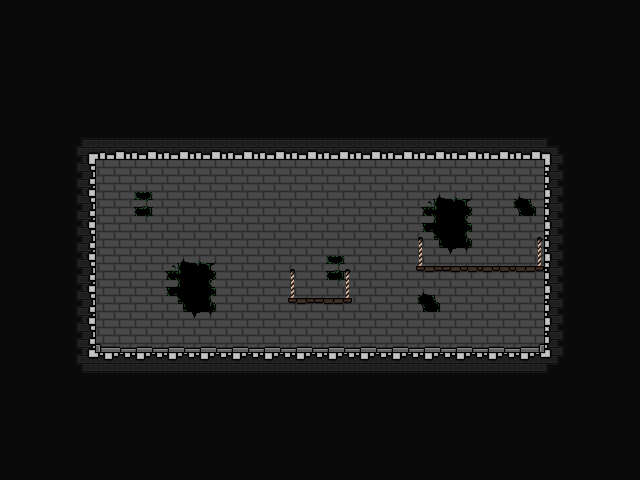

The image is a tile-based game level rendered from a .tmx file. Its description and complete source (layers, tilesets, objects, tile grids) follow:
An orthogonal 20x15 tile map with 32x32 px tiles, 4 tile layers (Background, Walls, Platforms, PlatformsPlaceholder), 3 tilesets and 13 objects.

<map version="1.9" tiledversion="1.9.2" orientation="orthogonal" renderorder="left-up" width="20" height="15" tilewidth="32" tileheight="32" infinite="0" nextlayerid="19" nextobjectid="28">
 <editorsettings>
  <export target="../JSON/map_floor_02.tmj" format="json" />
 </editorsettings>
 <tileset firstgid="1" name="prototype_tileset" tilewidth="32" tileheight="32" tilecount="128" columns="16">
  <image source="../prototype_tileset.png" width="512" height="256" />
 </tileset>
 <tileset firstgid="129" name="playerSketch" tilewidth="32" tileheight="32" tilecount="16" columns="8">
  <image source="../../../Documentation/Recherches/playerSketch.png" width="256" height="64" />
 </tileset>
 <tileset firstgid="145" name="tileset" tilewidth="32" tileheight="32" tilecount="64" columns="8">
  <image source="../tileset.png" width="256" height="256" />
  <tile id="0">
   <properties>
    <property name="collides" type="bool" value="true" />
   </properties>
  </tile>
  <tile id="1">
   <properties>
    <property name="collides" type="bool" value="true" />
   </properties>
  </tile>
  <tile id="2">
   <properties>
    <property name="collides" type="bool" value="true" />
   </properties>
  </tile>
  <tile id="3">
   <properties>
    <property name="collides" type="bool" value="false" />
   </properties>
  </tile>
  <tile id="4">
   <properties>
    <property name="collides" type="bool" value="false" />
   </properties>
  </tile>
  <tile id="5">
   <properties>
    <property name="collides" type="bool" value="false" />
   </properties>
  </tile>
  <tile id="6">
   <properties>
    <property name="collides" type="bool" value="false" />
   </properties>
  </tile>
  <tile id="7">
   <properties>
    <property name="collides" type="bool" value="false" />
   </properties>
  </tile>
  <tile id="8">
   <properties>
    <property name="collides" type="bool" value="true" />
   </properties>
  </tile>
  <tile id="9">
   <properties>
    <property name="collides" type="bool" value="false" />
   </properties>
  </tile>
  <tile id="10">
   <properties>
    <property name="collides" type="bool" value="true" />
   </properties>
  </tile>
  <tile id="11">
   <properties>
    <property name="collides" type="bool" value="false" />
   </properties>
  </tile>
  <tile id="12">
   <properties>
    <property name="collides" type="bool" value="false" />
   </properties>
  </tile>
  <tile id="13">
   <properties>
    <property name="collides" type="bool" value="false" />
   </properties>
  </tile>
  <tile id="14">
   <properties>
    <property name="collides" type="bool" value="false" />
   </properties>
  </tile>
  <tile id="15">
   <properties>
    <property name="collides" type="bool" value="false" />
   </properties>
  </tile>
  <tile id="16">
   <properties>
    <property name="collides" type="bool" value="true" />
   </properties>
  </tile>
  <tile id="17">
   <properties>
    <property name="collides" type="bool" value="true" />
   </properties>
  </tile>
  <tile id="18">
   <properties>
    <property name="collides" type="bool" value="true" />
   </properties>
  </tile>
  <tile id="19">
   <properties>
    <property name="collides" type="bool" value="false" />
   </properties>
  </tile>
  <tile id="20">
   <properties>
    <property name="collides" type="bool" value="false" />
   </properties>
  </tile>
  <tile id="21">
   <properties>
    <property name="collides" type="bool" value="false" />
   </properties>
  </tile>
  <tile id="22">
   <properties>
    <property name="collides" type="bool" value="false" />
   </properties>
  </tile>
  <tile id="23">
   <properties>
    <property name="collides" type="bool" value="false" />
   </properties>
  </tile>
  <tile id="24">
   <properties>
    <property name="collides" type="bool" value="false" />
   </properties>
  </tile>
  <tile id="25">
   <properties>
    <property name="collides" type="bool" value="false" />
   </properties>
  </tile>
  <tile id="26">
   <properties>
    <property name="collides" type="bool" value="false" />
   </properties>
  </tile>
  <tile id="27">
   <properties>
    <property name="collides" type="bool" value="false" />
   </properties>
  </tile>
  <tile id="28">
   <properties>
    <property name="collides" type="bool" value="false" />
   </properties>
  </tile>
  <tile id="29">
   <properties>
    <property name="collides" type="bool" value="false" />
   </properties>
  </tile>
  <tile id="30">
   <properties>
    <property name="collides" type="bool" value="false" />
   </properties>
  </tile>
  <tile id="31">
   <properties>
    <property name="collides" type="bool" value="false" />
   </properties>
  </tile>
  <tile id="32">
   <properties>
    <property name="collides" type="bool" value="false" />
   </properties>
  </tile>
  <tile id="33">
   <properties>
    <property name="collides" type="bool" value="false" />
   </properties>
  </tile>
  <tile id="34">
   <properties>
    <property name="collides" type="bool" value="false" />
   </properties>
  </tile>
  <tile id="35">
   <properties>
    <property name="collides" type="bool" value="false" />
   </properties>
  </tile>
  <tile id="36">
   <properties>
    <property name="collides" type="bool" value="false" />
   </properties>
  </tile>
  <tile id="37">
   <properties>
    <property name="collides" type="bool" value="false" />
   </properties>
  </tile>
  <tile id="38">
   <properties>
    <property name="collides" type="bool" value="false" />
   </properties>
  </tile>
  <tile id="39">
   <properties>
    <property name="collides" type="bool" value="false" />
   </properties>
  </tile>
  <tile id="40">
   <properties>
    <property name="collides" type="bool" value="false" />
   </properties>
  </tile>
  <tile id="41">
   <properties>
    <property name="collides" type="bool" value="false" />
   </properties>
  </tile>
  <tile id="42">
   <properties>
    <property name="collides" type="bool" value="false" />
   </properties>
  </tile>
  <tile id="43">
   <properties>
    <property name="collides" type="bool" value="false" />
   </properties>
  </tile>
  <tile id="44">
   <properties>
    <property name="collides" type="bool" value="false" />
   </properties>
  </tile>
  <tile id="45">
   <properties>
    <property name="collides" type="bool" value="false" />
   </properties>
  </tile>
  <tile id="46">
   <properties>
    <property name="collides" type="bool" value="false" />
   </properties>
  </tile>
  <tile id="47">
   <properties>
    <property name="collides" type="bool" value="false" />
   </properties>
  </tile>
  <tile id="48">
   <properties>
    <property name="collides" type="bool" value="false" />
   </properties>
  </tile>
  <tile id="49">
   <properties>
    <property name="collides" type="bool" value="false" />
   </properties>
  </tile>
  <tile id="50">
   <properties>
    <property name="collides" type="bool" value="false" />
   </properties>
  </tile>
  <tile id="51">
   <properties>
    <property name="collides" type="bool" value="false" />
   </properties>
  </tile>
  <tile id="52">
   <properties>
    <property name="collides" type="bool" value="false" />
   </properties>
  </tile>
  <tile id="53">
   <properties>
    <property name="collides" type="bool" value="false" />
   </properties>
  </tile>
  <tile id="54">
   <properties>
    <property name="collides" type="bool" value="false" />
   </properties>
  </tile>
  <tile id="55">
   <properties>
    <property name="collides" type="bool" value="false" />
   </properties>
  </tile>
  <tile id="56">
   <properties>
    <property name="collides" type="bool" value="false" />
   </properties>
  </tile>
  <tile id="57">
   <properties>
    <property name="collides" type="bool" value="false" />
   </properties>
  </tile>
  <tile id="58">
   <properties>
    <property name="collides" type="bool" value="false" />
   </properties>
  </tile>
  <tile id="59">
   <properties>
    <property name="collides" type="bool" value="false" />
   </properties>
  </tile>
  <tile id="60">
   <properties>
    <property name="collides" type="bool" value="false" />
   </properties>
  </tile>
  <tile id="61">
   <properties>
    <property name="collides" type="bool" value="false" />
   </properties>
  </tile>
  <tile id="62">
   <properties>
    <property name="collides" type="bool" value="false" />
   </properties>
  </tile>
  <tile id="63">
   <properties>
    <property name="collides" type="bool" value="false" />
   </properties>
  </tile>
 </tileset>
 <layer id="14" name="Background" width="20" height="15">
  <data encoding="csv">
154,154,154,154,154,154,154,154,154,154,154,154,154,154,154,154,154,154,154,154,
154,154,154,154,154,154,154,154,154,154,154,154,154,154,154,154,154,154,154,154,
154,154,154,154,154,154,154,154,154,154,154,154,154,154,154,154,154,154,154,154,
154,154,154,154,154,154,154,154,154,154,154,154,154,154,154,154,154,154,154,154,
154,154,154,154,154,154,154,154,154,154,154,154,154,154,154,154,154,154,154,154,
154,154,154,0,0,0,0,0,0,0,0,0,0,0,0,0,0,154,154,154,
154,154,154,0,0,0,0,0,0,0,0,0,0,0,0,0,0,154,154,154,
154,154,154,0,0,0,0,0,0,0,0,0,0,0,0,0,0,154,154,154,
154,154,154,0,0,0,0,0,0,0,0,0,0,0,0,0,0,154,154,154,
154,154,154,0,0,0,0,0,0,0,0,0,0,0,0,0,0,154,154,154,
154,154,154,0,0,0,0,0,0,0,0,0,0,0,0,0,0,154,154,154,
154,154,154,154,154,154,154,154,154,154,154,154,154,154,154,154,154,154,154,154,
154,154,154,154,154,154,154,154,154,154,154,154,154,154,154,154,154,154,154,154,
154,154,154,154,154,154,154,154,154,154,154,154,154,154,154,154,154,154,154,154,
154,154,154,154,154,154,154,154,154,154,154,154,154,154,154,154,154,154,154,154
</data>
 </layer>
 <layer id="3" name="Walls" width="20" height="15">
  <data encoding="csv">
0,0,0,0,0,0,0,0,0,0,0,0,0,0,0,0,0,0,0,0,
0,0,0,0,0,0,0,0,0,0,0,0,0,0,0,0,0,0,0,0,
0,0,0,0,0,0,0,0,0,0,0,0,0,0,0,0,0,0,0,0,
0,0,0,0,0,0,0,0,0,0,0,0,0,0,0,0,0,0,0,0,
0,0,0,0,0,0,0,0,0,0,0,0,0,0,0,0,0,0,0,0,
0,0,0,149,149,149,149,149,149,149,149,149,149,149,149,149,149,0,0,0,
0,0,0,149,150,149,149,149,149,149,149,149,149,151,152,149,148,0,0,0,
0,0,0,149,149,149,149,149,149,149,149,149,149,159,160,149,149,0,0,0,
0,0,0,149,149,151,152,149,149,149,150,149,149,149,149,149,149,0,0,0,
0,0,0,149,149,159,160,149,149,149,149,149,149,148,149,149,149,0,0,0,
0,0,0,156,157,157,157,157,157,157,157,157,157,157,157,157,158,0,0,0,
0,0,0,0,0,0,0,0,0,0,0,0,0,0,0,0,0,0,0,0,
0,0,0,0,0,0,0,0,0,0,0,0,0,0,0,0,0,0,0,0,
0,0,0,0,0,0,0,0,0,0,0,0,0,0,0,0,0,0,0,0,
0,0,0,0,0,0,0,0,0,0,0,0,0,0,0,0,0,0,0,0
</data>
 </layer>
 <layer id="13" name="Platforms" width="20" height="15">
  <data encoding="csv">
0,0,0,0,0,0,0,0,0,0,0,0,0,0,0,0,0,0,0,0,
0,0,0,0,0,0,0,0,0,0,0,0,0,0,0,0,0,0,0,0,
0,0,0,0,0,0,0,0,0,0,0,0,0,0,0,0,0,0,0,0,
0,0,0,0,0,0,0,0,0,0,0,0,0,0,0,0,0,0,0,0,
0,0,145,146,146,146,146,146,146,146,146,146,146,146,146,146,146,147,0,0,
0,0,153,0,0,0,0,0,0,0,0,0,0,0,0,0,0,155,0,0,
0,0,153,0,0,0,0,0,0,0,0,0,0,0,0,0,0,155,0,0,
0,0,153,0,0,0,0,0,0,0,0,0,0,0,0,0,0,155,0,0,
0,0,153,0,0,0,0,0,0,0,0,0,0,0,0,0,0,155,0,0,
0,0,153,0,0,0,0,0,0,0,0,0,0,0,0,0,0,155,0,0,
0,0,153,0,0,0,0,0,0,0,0,0,0,0,0,0,0,155,0,0,
0,0,161,162,162,162,162,162,162,162,162,162,162,162,162,162,162,163,0,0,
0,0,0,0,0,0,0,0,0,0,0,0,0,0,0,0,0,0,0,0,
0,0,0,0,0,0,0,0,0,0,0,0,0,0,0,0,0,0,0,0,
0,0,0,0,0,0,0,0,0,0,0,0,0,0,0,0,0,0,0,0
</data>
 </layer>
 <layer id="17" name="PlatformsPlaceholder" width="20" height="15">
  <data encoding="csv">
0,0,0,0,0,0,0,0,0,0,0,0,0,0,0,0,0,0,0,0,
0,0,0,0,0,0,0,0,0,0,0,0,0,0,0,0,0,0,0,0,
0,0,0,0,0,0,0,0,0,0,0,0,0,0,0,0,0,0,0,0,
0,0,0,0,0,0,0,0,0,0,0,0,0,0,0,0,0,0,0,0,
0,0,0,0,0,0,0,0,0,0,0,0,0,0,0,0,0,0,0,0,
0,0,0,0,0,0,0,0,0,0,0,0,0,0,0,0,0,0,0,0,
0,0,0,0,0,0,0,0,0,0,0,0,0,0,0,0,0,0,0,0,
0,0,0,0,0,0,0,0,0,0,0,0,0,60,61,0,62,0,0,0,
0,0,0,0,0,0,0,0,0,60,62,0,0,76,77,77,78,0,0,0,
0,0,0,0,0,0,0,0,0,76,78,0,0,0,0,0,0,0,0,0,
0,0,0,0,0,0,0,0,0,0,0,0,0,0,0,0,0,0,0,0,
0,0,0,0,0,0,0,0,0,0,0,0,0,0,0,0,0,0,0,0,
0,0,0,0,0,0,0,0,0,0,0,0,0,0,0,0,0,0,0,0,
0,0,0,0,0,0,0,0,0,0,0,0,0,0,0,0,0,0,0,0,
0,0,0,0,0,0,0,0,0,0,0,0,0,0,0,0,0,0,0,0
</data>
 </layer>
 <objectgroup id="16" name="Platforms">
  <object id="11" x="288" y="298" width="64" height="6" />
  <object id="13" x="416" y="266" width="128" height="6" />
 </objectgroup>
 <objectgroup id="11" name="Interact">
  <object id="3" x="448" y="202" width="64" height="64">
   <properties>
    <property name="opened" type="bool" value="false" />
    <property name="type" value="door" />
   </properties>
  </object>
  <object id="19" x="480" y="320">
   <properties>
    <property name="intensity" type="int" value="1" />
    <property name="type" value="torch" />
   </properties>
   <point />
  </object>
  <object id="20" x="128" y="288" width="64" height="64">
   <properties>
    <property name="opened" type="bool" value="false" />
    <property name="type" value="decorativeDoor" />
   </properties>
  </object>
  <object id="21" x="208" y="320.004">
   <properties>
    <property name="intensity" type="int" value="1" />
    <property name="type" value="torch" />
   </properties>
   <point />
  </object>
  <object id="22" x="432" y="240">
   <properties>
    <property name="intensity" type="int" value="1" />
    <property name="type" value="torch" />
   </properties>
   <point />
  </object>
  <object id="23" x="320" y="272">
   <properties>
    <property name="intensity" type="int" value="1" />
    <property name="type" value="torch" />
   </properties>
   <point />
  </object>
  <object id="24" x="112.002" y="320.004">
   <properties>
    <property name="intensity" type="int" value="1" />
    <property name="type" value="torch" />
   </properties>
   <point />
  </object>
  <object id="25" x="528.002" y="240">
   <properties>
    <property name="intensity" type="int" value="1" />
    <property name="type" value="torch" />
   </properties>
   <point />
  </object>
 </objectgroup>
 <objectgroup id="12" name="Spawns">
  <object id="5" x="160" y="352">
   <properties>
    <property name="type" value="player" />
   </properties>
   <point />
  </object>
  <object id="26" x="96" y="160" width="448" height="192">
   <properties>
    <property name="type" value="enemies" />
   </properties>
  </object>
 </objectgroup>
 <objectgroup id="18" name="UI">
  <object id="27" x="320" y="160">
   <properties>
    <property name="type" value="uiOrigin" />
   </properties>
   <point />
  </object>
 </objectgroup>
</map>
